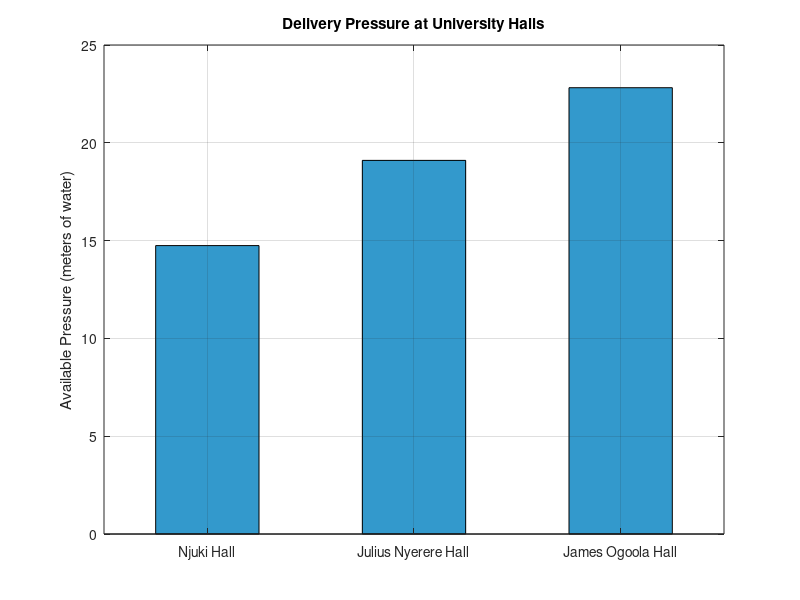

This chart was generated by the following MATLAB code:
% =========================================================================
% UNIVERSITY WATER DISTRIBUTION NETWORK SIMULATOR (PURE MATLAB)
% =========================================================================
clear; clc; close all;

%% 1. INPUT PARAMETERS (Adjust these as needed)
% Elevation data (meters)
Elev_Reservoir = 100.0;
Elev_J1 = 85.0;
Elev_J2 = 80.0;
Elev_J3 = 75.0;
Elev_Njuki = 83.0;
Elev_Nyerere = 78.0;
Elev_Ogoola = 73.0;

% Water Demands at the Halls (converted to m^3/s)
% Example: 5 Liters per second = 0.005 m^3/s
Q_Njuki = 0.005;   
Q_Nyerere = 0.005; 
Q_Ogoola = 0.005;  

% Pipe Properties: [Length(m), Diameter(m), Hazen-Williams C-Roughness]
Pipe1_prop   = [100.0, 0.20, 100]; % Reservoir to Junction 1
Pipe2_prop   = [150.0, 0.15, 100]; % Junction 1 to Junction 2
Pipe3_prop   = [150.0, 0.10, 100]; % Junction 2 to Junction 3
A_Branch_prop = [80.0,  0.08, 100]; % J1 to Njuki Hall
B_Branch_prop = [80.0,  0.08, 100]; % J2 to Julius Nyerere Hall
C_Branch_prop = [80.0,  0.08, 100]; % J3 to James Ogoola Hall

%% 2. HYDRAULIC FLOW BALANCE (Tree Topology)
% Flows are solved directly from bottom to top
Q_C_Branch = Q_Ogoola;
Q_Pipe3    = Q_C_Branch;

Q_B_Branch = Q_Nyerere;
Q_Pipe2    = Q_Pipe3 + Q_B_Branch;

Q_A_Branch = Q_Njuki;
Q_Pipe1    = Q_Pipe2 + Q_A_Branch;

%% 3. HEAD LOSS & PRESSURE CALCULATIONS
% Function handle for Hazen-Williams head loss formula (SI Units)
% hf = 10.67 * L * Q^1.852 / (C^1.852 * D^4.87)
hf = @(L, D, C, Q) 10.67 * L * (Q^1.852) / ((C^1.852) * (D^4.87));

% Start with total head at the Source Tank (Reservoir)
Head_Reservoir = Elev_Reservoir; 

% Calculate hydraulic heads moving down the main pipeline spine
Head_J1 = Head_Reservoir - hf(Pipe1_prop(1), Pipe1_prop(2), Pipe1_prop(3), Q_Pipe1);
Head_J2 = Head_J1 - hf(Pipe2_prop(1), Pipe2_prop(2), Pipe2_prop(3), Q_Pipe2);
Head_J3 = Head_J2 - hf(Pipe3_prop(1), Pipe3_prop(2), Pipe3_prop(3), Q_Pipe3);

% Calculate hydraulic heads at the end of each branch (the Halls)
Head_Njuki   = Head_J1 - hf(A_Branch_prop(1), A_Branch_prop(2), A_Branch_prop(3), Q_A_Branch);
Head_Nyerere = Head_J2 - hf(B_Branch_prop(1), B_Branch_prop(2), B_Branch_prop(3), Q_B_Branch);
Head_Ogoola  = Head_J3 - hf(C_Branch_prop(1), C_Branch_prop(2), C_Branch_prop(3), Q_C_Branch);

% Convert Hydraulic Head to Pressure Head (Pressure = Head - Elevation)
P_J1 = Head_J1 - Elev_J1;
P_J2 = Head_J2 - Elev_J2;
P_J3 = Head_J3 - Elev_J3;

P_Njuki   = Head_Njuki - Elev_Njuki;
P_Nyerere = Head_Nyerere - Elev_Nyerere;
P_Ogoola  = Head_Ogoola - Elev_Ogoola;

%% 4. DISPLAY RESULTS IN THE COMMAND WINDOW
fprintf('===============================================\n');
fprintf('      WATER NETWORK SIMULATION RESULTS         \n');
fprintf('===============================================\n');
fprintf('PIPE FLOW RATES:\n');
fprintf('  Pipe 1 (Main Trunk)       : %.2f L/s\n', Q_Pipe1 * 1000);
fprintf('  Pipe 2 (Middle Trunk)     : %.2f L/s\n', Q_Pipe2 * 1000);
fprintf('  Pipe 3 (Lower Trunk)      : %.2f L/s\n', Q_Pipe3 * 1000);
fprintf('  A-Branch (Njuki)          : %.2f L/s\n', Q_A_Branch * 1000);
fprintf('  B-Branch (Nyerere)        : %.2f L/s\n', Q_B_Branch * 1000);
fprintf('  C-Branch (Ogoola)         : %.2f L/s\n', Q_C_Branch * 1000);
fprintf('\nNODAL PRESSURES (meters of water head):\n');
fprintf('  Junction 1                : %.2f m\n', P_J1);
fprintf('  Junction 2                : %.2f m\n', P_J2);
fprintf('  Junction 3                : %.2f m\n', P_J3);
fprintf('  NJUKI HALL                : %.2f m\n', P_Njuki);
fprintf('  JULIUS NYERERE HALL       : %.2f m\n', P_Nyerere);
fprintf('  JAMES OGOOLA HALL         : %.2f m\n', P_Ogoola);
fprintf('===============================================\n');

%% 5. VISUALIZE NETWORK PRESSURE PROFILE
figure('Color', 'w');
halls = {'Njuki Hall', 'Julius Nyerere Hall', 'James Ogoola Hall'};
pressures = [P_Njuki, P_Nyerere, P_Ogoola];

bar(pressures, 0.5, 'FaceColor', [0.2 0.6 0.8]);
ylabel('Available Pressure (meters of water)');
title('Delivery Pressure at University Halls');
set(gca, 'XTickLabel', halls);
grid on;
